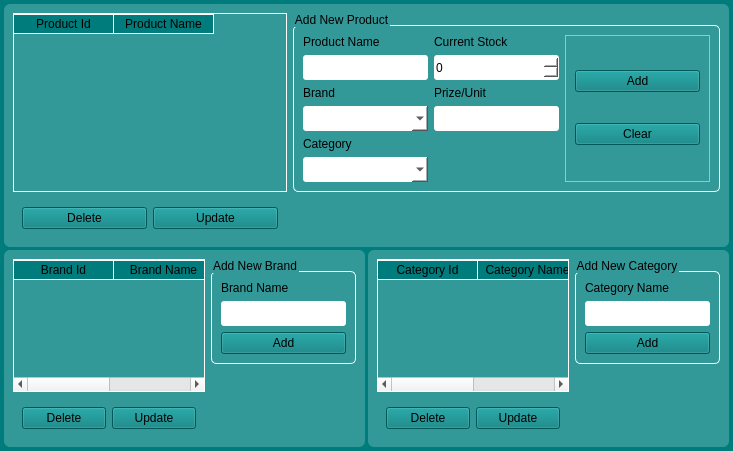
<?xml version="1.0" encoding="UTF-8"?>
<ui version="4.0">
 <class>products</class>
 <widget class="QWidget" name="products">
  <property name="geometry">
   <rect>
    <x>0</x>
    <y>0</y>
    <width>733</width>
    <height>451</height>
   </rect>
  </property>
  <property name="windowTitle">
   <string>Form</string>
  </property>
  <property name="styleSheet">
   <string notr="true">QWidget#products{
	background-color:rgb(0, 124, 124);
}
QLabel{
	font: 15px  &quot;Centular&quot;;
}
QPushButton{
	font: 15px  &quot;Centular&quot;;
	background-color:rgb(0, 124, 124);
}

QLabel#h_1 ,QLabel#h_2, QLabel#h_3{
	font: bold 16px  &quot;Centular&quot;;
}

QFrame#mainframe_1, QFrame#mainframe_2,  QFrame#mainframe_3{
	background-color:rgb(51, 152, 152);
	border-radius:6px;
}

QComboBox,QSpinBox,QLineEdit{
	background-color:rgb(255, 255, 255);
	color:#000;
	border-radius:3px;
}
QMessageBox,QInputDialog{
	background-color: rgb(51, 152, 152);
}

QTableWidget
{
	gridline-color: #ffffff;
	background-color: transparent;
	border:1px solid rgb(255, 255, 255);
	font: 13px  &quot;Centular&quot;;
}
QHeaderView {
	background-color: transparent;
}
QHeaderView::section {
	background-color: rgb(0, 124, 124);
	font: bold 13px  &quot;Centular&quot; ;
	border-bottom: 1px solid #fff;
    border-right: 1px solid #fff;
}
QHeaderView::section:horizontal
{
    border-top: 1px solid #fff;
}
QHeaderView::section:vertical
{
    border-left: 1px solid #fff;
}
QTableWidget::item::selected 
{
 Color:#000; 
 Background: #fff;
}
QGroupBox {
     border: 1px solid #fff;
     border-radius: 5px;
     margin-top:12px; 
font: bold 12px  &quot;Centular&quot;;
 }

 QGroupBox::title {
     subcontrol-origin: margin;
     
	font: 8pt &quot;MS Sans Serif&quot;;
 }</string>
  </property>
  <layout class="QGridLayout" name="gridLayout">
   <property name="leftMargin">
    <number>4</number>
   </property>
   <property name="topMargin">
    <number>4</number>
   </property>
   <property name="rightMargin">
    <number>4</number>
   </property>
   <property name="bottomMargin">
    <number>4</number>
   </property>
   <property name="spacing">
    <number>3</number>
   </property>
   <item row="1" column="0">
    <widget class="QFrame" name="mainframe_2">
     <property name="frameShape">
      <enum>QFrame::StyledPanel</enum>
     </property>
     <property name="frameShadow">
      <enum>QFrame::Raised</enum>
     </property>
     <layout class="QGridLayout" name="gridLayout_5">
      <item row="0" column="1" alignment="Qt::AlignTop">
       <widget class="QGroupBox" name="groupBox_5">
        <property name="title">
         <string>Add New Brand</string>
        </property>
        <layout class="QGridLayout" name="gridLayout_6">
         <item row="0" column="0">
          <widget class="QLabel" name="label">
           <property name="text">
            <string>Brand Name</string>
           </property>
          </widget>
         </item>
         <item row="1" column="0">
          <widget class="QLineEdit" name="fieldNewBrand">
           <property name="minimumSize">
            <size>
             <width>125</width>
             <height>25</height>
            </size>
           </property>
           <property name="maximumSize">
            <size>
             <width>300</width>
             <height>25</height>
            </size>
           </property>
          </widget>
         </item>
         <item row="2" column="0" alignment="Qt::AlignRight">
          <widget class="QPushButton" name="buttonAddBrand">
           <property name="minimumSize">
            <size>
             <width>125</width>
             <height>0</height>
            </size>
           </property>
           <property name="maximumSize">
            <size>
             <width>125</width>
             <height>16777215</height>
            </size>
           </property>
           <property name="cursor">
            <cursorShape>PointingHandCursor</cursorShape>
           </property>
           <property name="text">
            <string>Add</string>
           </property>
          </widget>
         </item>
        </layout>
       </widget>
      </item>
      <item row="0" column="0" alignment="Qt::AlignLeft">
       <widget class="QTableWidget" name="tableBrands">
        <property name="editTriggers">
         <set>QAbstractItemView::NoEditTriggers</set>
        </property>
        <property name="selectionMode">
         <enum>QAbstractItemView::SingleSelection</enum>
        </property>
        <property name="selectionBehavior">
         <enum>QAbstractItemView::SelectRows</enum>
        </property>
        <attribute name="verticalHeaderVisible">
         <bool>false</bool>
        </attribute>
        <column>
         <property name="text">
          <string>Brand Id</string>
         </property>
        </column>
        <column>
         <property name="text">
          <string>Brand Name</string>
         </property>
        </column>
       </widget>
      </item>
      <item row="1" column="0">
       <widget class="QFrame" name="horizontalFrame">
        <layout class="QHBoxLayout" name="horizontalLayout">
         <item>
          <widget class="QPushButton" name="buttonDeleteBrand">
           <property name="maximumSize">
            <size>
             <width>125</width>
             <height>16777215</height>
            </size>
           </property>
           <property name="text">
            <string>Delete</string>
           </property>
          </widget>
         </item>
         <item>
          <widget class="QPushButton" name="buttonUpdateBrand">
           <property name="maximumSize">
            <size>
             <width>125</width>
             <height>16777215</height>
            </size>
           </property>
           <property name="text">
            <string>Update</string>
           </property>
          </widget>
         </item>
        </layout>
       </widget>
      </item>
     </layout>
    </widget>
   </item>
   <item row="1" column="1">
    <widget class="QFrame" name="mainframe_3">
     <property name="frameShape">
      <enum>QFrame::StyledPanel</enum>
     </property>
     <property name="frameShadow">
      <enum>QFrame::Raised</enum>
     </property>
     <layout class="QGridLayout" name="gridLayout_7">
      <item row="0" column="1" alignment="Qt::AlignTop">
       <widget class="QGroupBox" name="groupBox_6">
        <property name="title">
         <string>Add New Category</string>
        </property>
        <layout class="QGridLayout" name="gridLayout_8">
         <item row="0" column="0">
          <widget class="QLabel" name="label_7">
           <property name="text">
            <string>Category Name</string>
           </property>
          </widget>
         </item>
         <item row="1" column="0">
          <widget class="QLineEdit" name="fieldNewCategory">
           <property name="minimumSize">
            <size>
             <width>125</width>
             <height>25</height>
            </size>
           </property>
           <property name="maximumSize">
            <size>
             <width>300</width>
             <height>25</height>
            </size>
           </property>
          </widget>
         </item>
         <item row="2" column="0" alignment="Qt::AlignRight">
          <widget class="QPushButton" name="buttonAddCategory">
           <property name="minimumSize">
            <size>
             <width>125</width>
             <height>0</height>
            </size>
           </property>
           <property name="maximumSize">
            <size>
             <width>125</width>
             <height>16777215</height>
            </size>
           </property>
           <property name="cursor">
            <cursorShape>PointingHandCursor</cursorShape>
           </property>
           <property name="text">
            <string>Add</string>
           </property>
          </widget>
         </item>
        </layout>
       </widget>
      </item>
      <item row="0" column="0" alignment="Qt::AlignLeft">
       <widget class="QTableWidget" name="tableCategories">
        <property name="editTriggers">
         <set>QAbstractItemView::NoEditTriggers</set>
        </property>
        <property name="selectionMode">
         <enum>QAbstractItemView::SingleSelection</enum>
        </property>
        <property name="selectionBehavior">
         <enum>QAbstractItemView::SelectRows</enum>
        </property>
        <attribute name="verticalHeaderVisible">
         <bool>false</bool>
        </attribute>
        <column>
         <property name="text">
          <string>Category Id</string>
         </property>
        </column>
        <column>
         <property name="text">
          <string>Category Name</string>
         </property>
        </column>
       </widget>
      </item>
      <item row="1" column="0">
       <widget class="QFrame" name="horizontalFrame">
        <layout class="QHBoxLayout" name="horizontalLayout_2">
         <item>
          <widget class="QPushButton" name="buttonDeleteCategory">
           <property name="maximumSize">
            <size>
             <width>125</width>
             <height>16777215</height>
            </size>
           </property>
           <property name="text">
            <string>Delete</string>
           </property>
          </widget>
         </item>
         <item>
          <widget class="QPushButton" name="buttonUpdateCategory">
           <property name="maximumSize">
            <size>
             <width>125</width>
             <height>16777215</height>
            </size>
           </property>
           <property name="text">
            <string>Update</string>
           </property>
          </widget>
         </item>
        </layout>
       </widget>
      </item>
     </layout>
    </widget>
   </item>
   <item row="0" column="0" colspan="2">
    <widget class="QFrame" name="mainframe_1">
     <property name="frameShape">
      <enum>QFrame::StyledPanel</enum>
     </property>
     <property name="frameShadow">
      <enum>QFrame::Raised</enum>
     </property>
     <layout class="QGridLayout" name="gridLayout_2">
      <item row="2" column="4">
       <widget class="QGroupBox" name="groupBox_4">
        <property name="title">
         <string>Add New Product</string>
        </property>
        <layout class="QGridLayout" name="gridLayout_3">
         <item row="0" column="1">
          <widget class="QLabel" name="label_5">
           <property name="text">
            <string>Current Stock</string>
           </property>
          </widget>
         </item>
         <item row="0" column="0">
          <widget class="QLabel" name="label_2">
           <property name="text">
            <string>Product Name</string>
           </property>
          </widget>
         </item>
         <item row="2" column="0">
          <widget class="QLabel" name="label_3">
           <property name="text">
            <string>Brand</string>
           </property>
          </widget>
         </item>
         <item row="1" column="0">
          <widget class="QLineEdit" name="fieldName">
           <property name="minimumSize">
            <size>
             <width>125</width>
             <height>25</height>
            </size>
           </property>
           <property name="maximumSize">
            <size>
             <width>300</width>
             <height>25</height>
            </size>
           </property>
          </widget>
         </item>
         <item row="1" column="1">
          <widget class="QSpinBox" name="fieldStock">
           <property name="minimumSize">
            <size>
             <width>125</width>
             <height>25</height>
            </size>
           </property>
           <property name="maximumSize">
            <size>
             <width>300</width>
             <height>25</height>
            </size>
           </property>
          </widget>
         </item>
         <item row="5" column="0">
          <widget class="QComboBox" name="fieldCategory">
           <property name="minimumSize">
            <size>
             <width>125</width>
             <height>25</height>
            </size>
           </property>
           <property name="maximumSize">
            <size>
             <width>300</width>
             <height>25</height>
            </size>
           </property>
          </widget>
         </item>
         <item row="4" column="0">
          <widget class="QLabel" name="label_4">
           <property name="text">
            <string>Category</string>
           </property>
          </widget>
         </item>
         <item row="3" column="0">
          <widget class="QComboBox" name="fieldBrand">
           <property name="minimumSize">
            <size>
             <width>125</width>
             <height>25</height>
            </size>
           </property>
           <property name="maximumSize">
            <size>
             <width>300</width>
             <height>25</height>
            </size>
           </property>
          </widget>
         </item>
         <item row="3" column="1">
          <widget class="QLineEdit" name="fieldPrize">
           <property name="minimumSize">
            <size>
             <width>125</width>
             <height>25</height>
            </size>
           </property>
           <property name="maximumSize">
            <size>
             <width>300</width>
             <height>25</height>
            </size>
           </property>
          </widget>
         </item>
         <item row="2" column="1">
          <widget class="QLabel" name="label_6">
           <property name="text">
            <string>Prize/Unit</string>
           </property>
          </widget>
         </item>
         <item row="0" column="2" rowspan="6">
          <widget class="QFrame" name="frame_7">
           <property name="frameShape">
            <enum>QFrame::StyledPanel</enum>
           </property>
           <property name="frameShadow">
            <enum>QFrame::Raised</enum>
           </property>
           <layout class="QGridLayout" name="gridLayout_4">
            <item row="0" column="0">
             <widget class="QPushButton" name="buttonAddProduct">
              <property name="minimumSize">
               <size>
                <width>125</width>
                <height>0</height>
               </size>
              </property>
              <property name="maximumSize">
               <size>
                <width>125</width>
                <height>16777215</height>
               </size>
              </property>
              <property name="cursor">
               <cursorShape>PointingHandCursor</cursorShape>
              </property>
              <property name="text">
               <string>Add</string>
              </property>
             </widget>
            </item>
            <item row="1" column="0">
             <widget class="QPushButton" name="buttonClear">
              <property name="minimumSize">
               <size>
                <width>125</width>
                <height>0</height>
               </size>
              </property>
              <property name="maximumSize">
               <size>
                <width>125</width>
                <height>16777215</height>
               </size>
              </property>
              <property name="cursor">
               <cursorShape>PointingHandCursor</cursorShape>
              </property>
              <property name="text">
               <string>Clear</string>
              </property>
             </widget>
            </item>
           </layout>
          </widget>
         </item>
        </layout>
       </widget>
      </item>
      <item row="2" column="0">
       <widget class="QTableWidget" name="tableProducts">
        <property name="editTriggers">
         <set>QAbstractItemView::NoEditTriggers</set>
        </property>
        <property name="selectionMode">
         <enum>QAbstractItemView::SingleSelection</enum>
        </property>
        <property name="selectionBehavior">
         <enum>QAbstractItemView::SelectRows</enum>
        </property>
        <property name="wordWrap">
         <bool>false</bool>
        </property>
        <attribute name="verticalHeaderVisible">
         <bool>false</bool>
        </attribute>
        <column>
         <property name="text">
          <string>Product Id</string>
         </property>
        </column>
        <column>
         <property name="text">
          <string>Product Name</string>
         </property>
        </column>
       </widget>
      </item>
      <item row="3" column="0" alignment="Qt::AlignRight">
       <widget class="QFrame" name="horizontalFrame">
        <layout class="QHBoxLayout" name="horizontalLayout_4">
         <item>
          <widget class="QPushButton" name="buttonDeleteProduct">
           <property name="minimumSize">
            <size>
             <width>125</width>
             <height>0</height>
            </size>
           </property>
           <property name="maximumSize">
            <size>
             <width>125</width>
             <height>16777215</height>
            </size>
           </property>
           <property name="text">
            <string>Delete</string>
           </property>
          </widget>
         </item>
         <item>
          <widget class="QPushButton" name="buttonUpdateProduct">
           <property name="minimumSize">
            <size>
             <width>125</width>
             <height>0</height>
            </size>
           </property>
           <property name="maximumSize">
            <size>
             <width>125</width>
             <height>16777215</height>
            </size>
           </property>
           <property name="text">
            <string>Update</string>
           </property>
          </widget>
         </item>
        </layout>
       </widget>
      </item>
     </layout>
    </widget>
   </item>
  </layout>
 </widget>
 <resources/>
 <connections/>
</ui>
